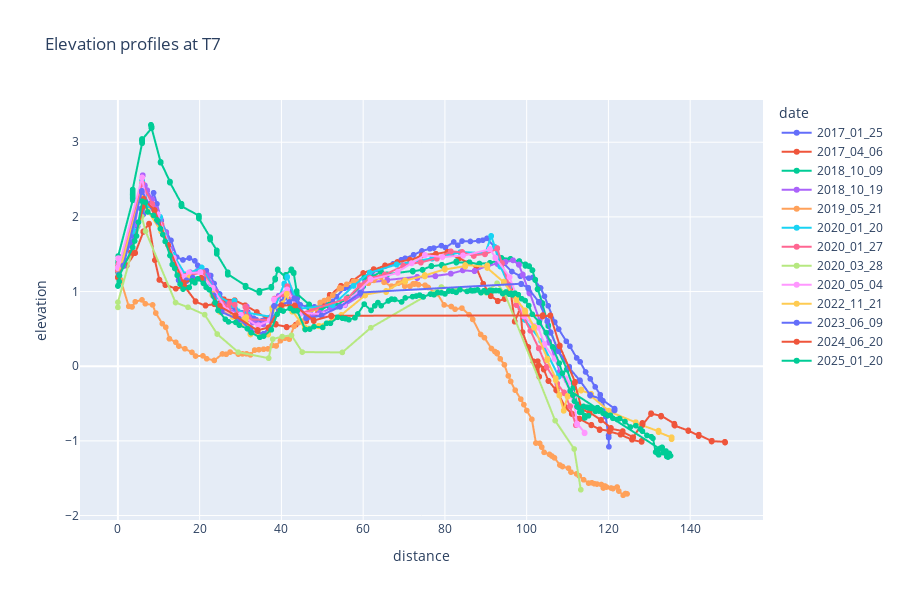

Notebook code for this chart:
### Code cell
px.line(profiles[profiles.site == "T7"], x="distance", y="elevation", color="date", title="Elevation profiles at T7", height=600, markers=True)

### Figure 1 — Plotly figure (JSON) as saved in the notebook; plotly's stock layout.template omitted (floating-point values rounded to 4 significant figures; data arrays with more than 128 entries replaced by an {"elided": "..."} marker saying what was removed)
{"data": [{"hovertemplate": "date=2017_01_25<br>distance=%{x}<br>elevation=%{y}<extra></extra>", "legendgroup": "2017_01_25", "line": {"color": "#636efa", "dash": "solid"}, "marker": {"symbol": "circle"}, "mode": "lines+markers", "name": "2017_01_25", "showlegend": true, "type": "scattergl", "x": [0.0, 0.7669, 1.471, 3.128, 3.804, 4.808, 5.623, 6.2, 6.741, 7.754, 8.729, 9.552, 10.62, 11.82, 12.99, 14.38, 15.92, 17.48, 18.83, 19.52, 20.99, 21.64, 22.7, 23.53, 24.87, 26.37, 27.97, 28.77, 30.32, 31.79, 33.19, 33.82, 35.15, 35.72, 36.99, 37.72, 39.31, 40.17, 40.88, 42.35, 43.85, 44.61, 46.39, 47.23, 48.08, 49.81, 50.72, 52.49, 53.46, 55.39, 56.37, 58.41, 60.34, 61.27, 62.21, 64.33, 65.35, 67.35, 69.32, 70.27, 72.33, 74.37, 76.33, 77.28, 79.14, 80.13, 82.16, 83.16, 84.19, 86.23, 88.24, 89.26, 90.29, 92.32, 94.35, 96.39, 98.45, 100.5, 101.5, 103.4, 104.4, 105.3, 106.9, 107.8, 109.7, 110.6, 112.2, 113.1, 114.4, 115.6, 116.8, 118.0, 118.7, 119.3, 120.1, 120.1, 120.0], "xaxis": "x", "y": [1.301, 1.328, 1.437, 1.646, 1.739, 1.871, 2.109, 2.032, 2.146, 2.175, 2.323, 2.174, 1.951, 1.797, 1.686, 1.461, 1.423, 1.449, 1.411, 1.351, 1.256, 1.28, 1.215, 1.108, 0.968, 0.855, 0.798, 0.749, 0.716, 0.725, 0.644, 0.624, 0.606, 0.617, 0.649, 0.638, 0.758, 0.867, 0.916, 0.997, 0.906, 0.823, 0.794, 0.751, 0.795, 0.806, 0.829, 0.867, 0.931, 1.043, 1.057, 1.132, 1.203, 1.2, 1.265, 1.279, 1.338, 1.371, 1.425, 1.445, 1.492, 1.544, 1.573, 1.582, 1.615, 1.589, 1.664, 1.619, 1.676, 1.671, 1.68, 1.688, 1.712, 1.583, 1.377, 1.268, 1.205, 1.18, 1.188, 1.048, 0.937, 0.809, 0.592, 0.497, 0.333, 0.267, 0.111, 0.059, -0.077, -0.17, -0.277, -0.382, -0.463, -0.675, -0.956, -1.078, -0.926], "yaxis": "y"}, {"hovertemplate": "date=2017_04_06<br>distance=%{x}<br>elevation=%{y}<extra></extra>", "legendgroup": "2017_04_06", "line": {"color": "#EF553B", "dash": "solid"}, "marker": {"symbol": "circle"}, "mode": "lines+markers", "name": "2017_04_06", "showlegend": true, "type": "scattergl", "x": {"elided": "195 float values"}, "xaxis": "x", "y": {"elided": "195 float values"}, "yaxis": "y"}, {"hovertemplate": "date=2018_10_09<br>distance=%{x}<br>elevation=%{y}<extra></extra>", "legendgroup": "2018_10_09", "line": {"color": "#00cc96", "dash": "solid"}, "marker": {"symbol": "circle"}, "mode": "lines+markers", "name": "2018_10_09", "showlegend": true, "type": "scattergl", "x": {"elided": "346 float values"}, "xaxis": "x", "y": {"elided": "346 float values"}, "yaxis": "y"}, {"hovertemplate": "date=2018_10_19<br>distance=%{x}<br>elevation=%{y}<extra></extra>", "legendgroup": "2018_10_19", "line": {"color": "#ab63fa", "dash": "solid"}, "marker": {"symbol": "circle"}, "mode": "lines+markers", "name": "2018_10_19", "showlegend": true, "type": "scattergl", "x": {"elided": "261 float values"}, "xaxis": "x", "y": {"elided": "261 float values"}, "yaxis": "y"}, {"hovertemplate": "date=2019_05_21<br>distance=%{x}<br>elevation=%{y}<extra></extra>", "legendgroup": "2019_05_21", "line": {"color": "#FFA15A", "dash": "solid"}, "marker": {"symbol": "circle"}, "mode": "lines+markers", "name": "2019_05_21", "showlegend": true, "type": "scattergl", "x": [0.0, 0.2023, 0.6634, 2.652, 3.456, 4.248, 5.893, 6.703, 8.486, 9.269, 10.87, 11.71, 12.6, 14.17, 14.91, 16.39, 18.12, 18.99, 20.81, 21.72, 23.57, 25.58, 26.49, 27.45, 29.45, 30.48, 31.48, 32.42, 33.46, 34.5, 35.65, 36.7, 37.79, 38.71, 39.77, 40.87, 41.92, 43.09, 44.11, 45.18, 46.25, 47.44, 48.43, 49.48, 50.49, 51.51, 52.57, 54.21, 54.26, 54.65, 55.96, 57.69, 58.58, 59.53, 61.28, 61.65, 62.62, 64.32, 65.12, 66.95, 68.64, 69.67, 70.17, 70.2, 71.46, 72.23, 72.54, 72.9, 73.54, 75.14, 75.92, 77.48, 78.17, 79.82, 81.55, 82.48, 84.16, 85.9, 86.81, 88.74, 89.67, 91.38, 92.23, 92.76, 92.77, 93.54, 94.55, 95.51, 96.09, 97.19, 98.56, 99.32, 100.0, 101.3, 102.3, 103.2, 103.7, 104.3, 105.6, 106.2, 106.8, 108.1, 108.8, 110.2, 110.8, 112.2, 112.8, 113.9, 115.1, 115.9, 116.5, 117.2, 118.3, 118.7, 119.2, 119.5, 120.6, 121.1, 122.1, 122.5, 123.6, 124.2, 124.6], "xaxis": "x", "y": [1.327, 1.291, 1.159, 0.802, 0.794, 0.8631, 0.8881, 0.8361, 0.8212, 0.7122, 0.5702, 0.5223, 0.3673, 0.3203, 0.2694, 0.2334, 0.1855, 0.1365, 0.1386, 0.1006, 0.07765, 0.1647, 0.1597, 0.1898, 0.1618, 0.1649, 0.1659, 0.1519, 0.2159, 0.222, 0.228, 0.232, 0.2791, 0.2711, 0.3421, 0.3752, 0.3622, 0.5343, 0.5823, 0.6043, 0.6873, 0.7624, 0.7724, 0.8534, 0.8794, 0.8995, 0.9505, 1.039, 1.051, 1.044, 1.097, 1.139, 1.135, 1.083, 1.112, 1.148, 1.15, 1.194, 1.124, 1.073, 1.113, 1.126, 1.072, 1.083, 1.071, 1.103, 1.1, 1.105, 1.092, 1.085, 1.055, 0.9839, 0.9699, 0.8209, 0.8, 0.764, 0.778, 0.6911, 0.6271, 0.4251, 0.3821, 0.2372, 0.1962, 0.1802, 0.1692, 0.09824, 0.01826, -0.1297, -0.2037, -0.3207, -0.4406, -0.5146, -0.5936, -0.7116, -1.029, -1.033, -1.085, -1.153, -1.18, -1.202, -1.227, -1.323, -1.343, -1.365, -1.418, -1.442, -1.467, -1.52, -1.565, -1.561, -1.573, -1.578, -1.584, -1.631, -1.604, -1.618, -1.631, -1.639, -1.618, -1.672, -1.728, -1.705, -1.71], "yaxis": "y"}, {"hovertemplate": "date=2020_01_20<br>distance=%{x}<br>elevation=%{y}<extra></extra>", "legendgroup": "2020_01_20", "line": {"color": "#19d3f3", "dash": "solid"}, "marker": {"symbol": "circle"}, "mode": "lines+markers", "name": "2020_01_20", "showlegend": true, "type": "scattergl", "x": [0.0, 0.0133, 0.005458, 0.01091, 0.2973, 0.3011, 0.3045, 0.3113, 3.673, 3.674, 3.676, 3.678, 5.943, 5.93, 5.933, 5.93, 5.931, 7.311, 7.311, 7.306, 10.31, 10.28, 10.29, 10.31, 13.51, 13.51, 13.52, 13.53, 13.52, 16.54, 16.53, 16.55, 16.52, 20.5, 20.5, 20.51, 24.52, 24.52, 24.51, 24.49, 28.12, 28.12, 28.12, 28.5, 28.47, 28.5, 29.38, 37.46, 37.45, 37.44, 40.69, 40.69, 40.69, 41.41, 41.42, 41.42, 44.48, 44.49, 44.49, 44.48, 52.53, 52.51, 52.53, 57.63, 57.65, 57.64, 61.59, 61.58, 68.19, 68.19, 68.18, 68.19, 76.87, 76.88, 76.87, 83.79, 83.79, 83.79, 83.79, 83.79, 89.85, 89.86, 89.86, 91.31, 91.32, 91.3, 92.25, 92.24, 92.23, 92.21, 93.53, 93.53, 93.54, 93.56, 95.79, 95.79, 95.78, 99.56, 99.56, 99.59, 103.6, 107.8, 107.8], "xaxis": "x", "y": [1.314, 1.309, 1.317, 1.312, 1.376, 1.377, 1.378, 1.375, 1.813, 1.806, 1.808, 1.817, 2.495, 2.491, 2.486, 2.494, 2.496, 2.158, 2.157, 2.157, 1.994, 1.991, 2.002, 2.002, 1.487, 1.486, 1.483, 1.486, 1.494, 1.224, 1.227, 1.224, 1.231, 1.317, 1.321, 1.323, 0.931, 0.933, 0.943, 0.942, 0.825, 0.823, 0.815, 0.875, 0.876, 0.875, 0.738, 0.661, 0.657, 0.65, 1.108, 1.1, 1.095, 1.198, 1.198, 1.193, 0.763, 0.763, 0.767, 0.772, 0.818, 0.819, 0.814, 1.076, 1.075, 1.075, 1.255, 1.252, 1.363, 1.36, 1.363, 1.361, 1.445, 1.44, 1.44, 1.527, 1.524, 1.521, 1.522, 1.529, 1.515, 1.513, 1.507, 1.741, 1.746, 1.744, 1.597, 1.594, 1.594, 1.597, 1.341, 1.342, 1.334, 1.34, 1.065, 1.065, 1.057, 0.625, 0.626, 0.619, 0.337, -0.141, -0.131], "yaxis": "y"}, {"hovertemplate": "date=2020_01_27<br>distance=%{x}<br>elevation=%{y}<extra></extra>", "legendgroup": "2020_01_27", "line": {"color": "#FF6692", "dash": "solid"}, "marker": {"symbol": "circle"}, "mode": "lines+markers", "name": "2020_01_27", "showlegend": true, "type": "scattergl", "x": {"elided": "171 float values"}, "xaxis": "x", "y": {"elided": "171 float values"}, "yaxis": "y"}, {"hovertemplate": "date=2020_03_28<br>distance=%{x}<br>elevation=%{y}<extra></extra>", "legendgroup": "2020_03_28", "line": {"color": "#B6E880", "dash": "solid"}, "marker": {"symbol": "circle"}, "mode": "lines+markers", "name": "2020_03_28", "showlegend": true, "type": "scattergl", "x": [0.0, 0.0098, 5.819, 6.767, 14.11, 17.16, 21.23, 24.29, 29.43, 36.88, 37.88, 40.19, 42.47, 45.1, 54.9, 61.87, 79.13, 90.06, 92.76, 94.67, 107.0, 111.6, 113.2], "xaxis": "x", "y": [0.7883, 0.857, 2.004, 1.809, 0.8525, 0.7897, 0.691, 0.431, 0.1883, 0.1076, 0.363, 0.3972, 0.4136, 0.1893, 0.185, 0.5156, 1.06, 0.9855, 1.111, 0.97, -0.7282, -1.109, -1.654], "yaxis": "y"}, {"hovertemplate": "date=2020_05_04<br>distance=%{x}<br>elevation=%{y}<extra></extra>", "legendgroup": "2020_05_04", "line": {"color": "#FF97FF", "dash": "solid"}, "marker": {"symbol": "circle"}, "mode": "lines+markers", "name": "2020_05_04", "showlegend": true, "type": "scattergl", "x": {"elided": "147 float values"}, "xaxis": "x", "y": {"elided": "147 float values"}, "yaxis": "y"}, {"hovertemplate": "date=2022_11_21<br>distance=%{x}<br>elevation=%{y}<extra></extra>", "legendgroup": "2022_11_21", "line": {"color": "#FECB52", "dash": "solid"}, "marker": {"symbol": "circle"}, "mode": "lines+markers", "name": "2022_11_21", "showlegend": true, "type": "scattergl", "x": {"elided": "283 float values"}, "xaxis": "x", "y": {"elided": "283 float values"}, "yaxis": "y"}, {"hovertemplate": "date=2023_06_09<br>distance=%{x}<br>elevation=%{y}<extra></extra>", "legendgroup": "2023_06_09", "line": {"color": "#636efa", "dash": "solid"}, "marker": {"symbol": "circle"}, "mode": "lines+markers", "name": "2023_06_09", "showlegend": true, "type": "scattergl", "x": {"elided": "211 float values"}, "xaxis": "x", "y": {"elided": "211 float values"}, "yaxis": "y"}, {"hovertemplate": "date=2024_06_20<br>distance=%{x}<br>elevation=%{y}<extra></extra>", "legendgroup": "2024_06_20", "line": {"color": "#EF553B", "dash": "solid"}, "marker": {"symbol": "circle"}, "mode": "lines+markers", "name": "2024_06_20", "showlegend": true, "type": "scattergl", "x": {"elided": "265 float values"}, "xaxis": "x", "y": {"elided": "265 float values"}, "yaxis": "y"}, {"hovertemplate": "date=2025_01_20<br>distance=%{x}<br>elevation=%{y}<extra></extra>", "legendgroup": "2025_01_20", "line": {"color": "#00cc96", "dash": "solid"}, "marker": {"symbol": "circle"}, "mode": "lines+markers", "name": "2025_01_20", "showlegend": true, "type": "scattergl", "x": {"elided": "159 float values"}, "xaxis": "x", "y": {"elided": "159 float values"}, "yaxis": "y"}], "layout": {"height": 600, "legend": {"title": {"text": "date"}, "tracegroupgap": 0}, "title": {"text": "Elevation profiles at T7"}, "xaxis": {"anchor": "y", "domain": [0, 1], "title": {"text": "distance"}}, "yaxis": {"anchor": "x", "domain": [0, 1], "title": {"text": "elevation"}}}}
